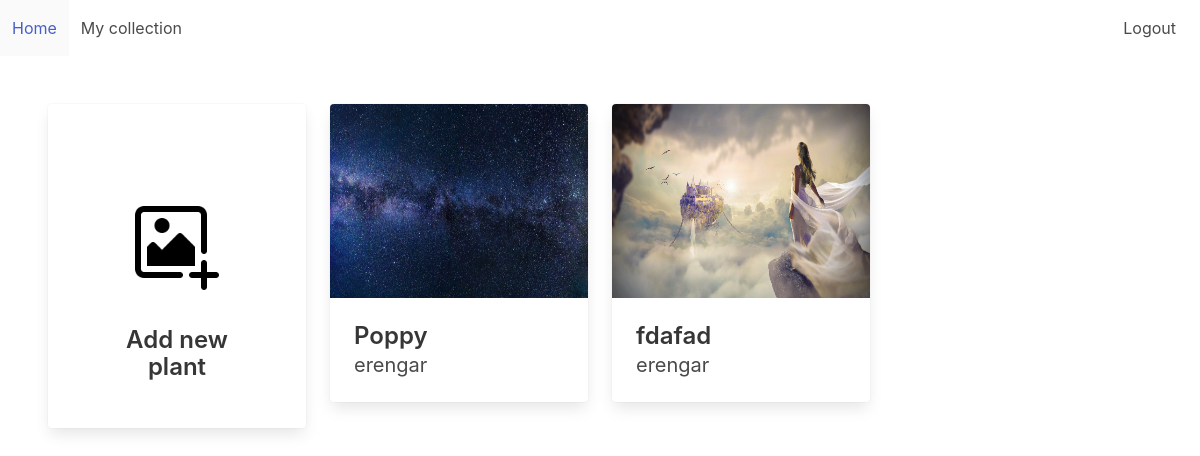
The page /my-collection/ (signed in) on the database as committed earlier.
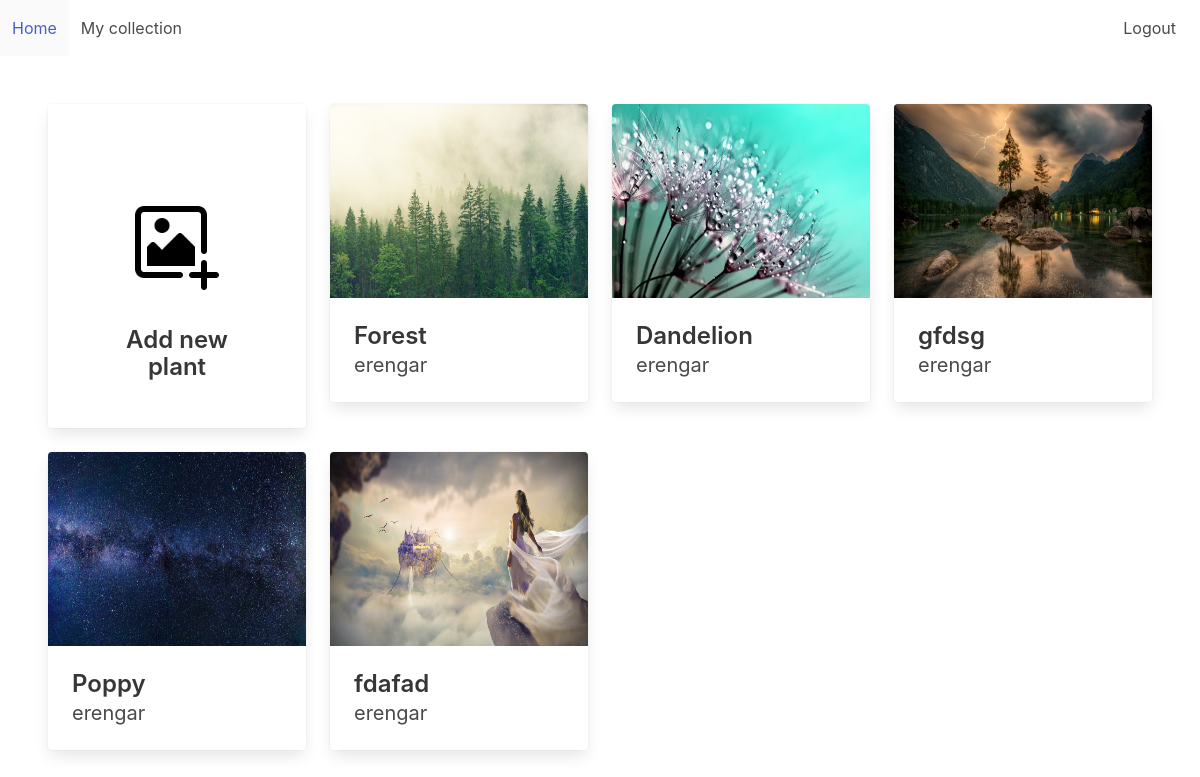
The same page on the database as committed later.
### plant_collection/models.py (models this page shows, shortened)
class Plant(models.Model):
    nick_name = models.CharField(
        max_length=64,
        validators=[MinLengthValidator(3)],
        unique=True)
    created = models.DateTimeField(auto_now_add=True, null=True, blank=True)
    updated = models.DateTimeField(auto_now=True, null=True, blank=True)
    species = models.ForeignKey(Species, on_delete=models.PROTECT, blank=True, null=True, related_name='plants')
    owner = models.ForeignKey(settings.AUTH_USER_MODEL, on_delete=models.PROTECT, related_name='plants')
    picture = models.ImageField(upload_to='pics')
    slug = models.SlugField(default='bugged-plant')
    for_trade = models.BooleanField(default=False)

### plant_collection/views.py (the view)
# urls.py: path('my-collection/', views.personal_collection.as_view(), name='personal_collection'),
class personal_collection(LoginRequiredMixin, generic.ListView):
    template_name ='plant_collection/collection.html'
    def get(self, request):
        model = Plant.objects.filter(owner=request.user).order_by('-updated')
        context = {'plants': model}
        return render(request, self.template_name, context)

### plant_collection/templates/plant_collection/collection.html
{% extends 'base.html' %}
{% block content %}
<div class='columns is-multiline'>
    <div class='column is-3-desktop is-full-mobile'>
        <a href="{% url 'plant_collection:add_plant' %}">
        <div class='card has-text-centered hover' style='height:100%'>
            <div class='column is-vcentered'>
                <div class='column'>
                    <div>
                        <br>
                        <br>
                        <br>
                    </div>
                    <div class='card-image'>
                        <figure class='image is-96x96 is-inline-block'>
                            <img src="/media/pics/add-image.png" alt="">
                        </figure>
                    </div>
                    <div class='card-content'>
                        <div class='title is-4'>
                            Add new plant
                        </div>
                    </div>
                </div>
            </div>
        </div>
        </a>
    </div>
    {% if plants %}
    {% for plant in plants %}
    <div class='column is-3-desktop is-full-mobile'>
        <div class='card hover'>
            {% if plant.picture %}
            <div class='card-image'>
                <figure class='image is-4by3'>
                    <a href="{% url 'plant_collection:plant_view' slug=plant.slug %}">
                        <img src="{{ plant.picture.url }}" alt="" width='500px'>
                    </a>
                </figure>
            </div>
            {% endif %}
            <div class='card-content'>
                <div class='title is-4'>
                    {{plant.nick_name}}
                </div>
                <div class='subtitle is-5'>
                    {{plant.owner}}
                </div>
            </div>
        </div>
    </div>
    {% endfor %}
    {% endif %}
</div>
{% endblock %}

Rows that differ between the two databases and show on the page:
added Plant: picture (picture), nick_name "Forest", owner "erengar"
added Plant: picture (picture), nick_name "Dandelion", owner "erengar"
added Plant: picture (picture), nick_name "gfdsg", owner "erengar"
